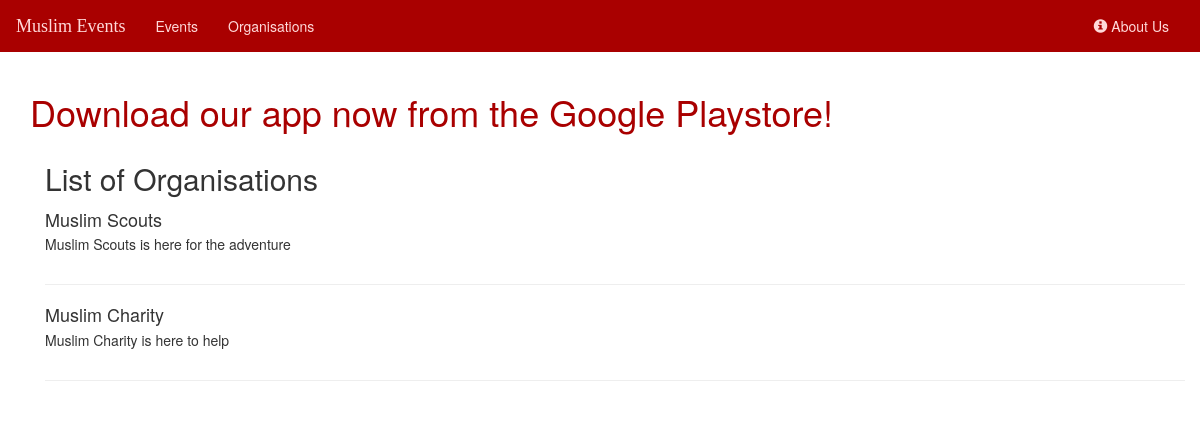
The app's page /orgs with its own data.
### home/models.py (models this page shows, shortened)
class Organisation(models.Model):
    name = models.CharField(max_length=100)
    description = models.CharField(max_length=1000)
    facebook = models.URLField(max_length=200, blank=True)
    twitter = models.URLField(max_length=200, blank=True)
    instagram = models.URLField(max_length=200, blank=True)
    email = models.EmailField(max_length=200, blank=True)
    website = models.URLField(max_length=200, blank=True)

### home/views.py (the view)
# urls.py: url(r'^orgs$', views.organisations, name='organisations'),
def organisations(request):
    all_orgs = Organisation.objects.all()
    all_events = Event.objects.all()
    context = {
        'all_orgs': all_orgs,
        'all_events': all_events,
    }
    return render(request, 'home/organisations.html', context)

### home/templates/home/organisations.html
{% extends 'home/base.html' %}
{% block body %}
<div class="container">
        <h2>List of Organisations</h2>
            {% if all_events %}
                <div class="media">
                    {%  for organisation in all_orgs %}
                        <div class="media-body">
                            <h4 class="media-heading">{{ organisation.name }}</h4>
                            <p>{{ organisation.description }}</p>
                        </div>
                        <hr>
                    {% endfor %}
                </div>
            {% else %}
         <h3>No organisations available</h3>
        {% endif %}
    </div>
{% endblock %}

### records on screen
Organisation: name "Muslim Scouts", description "Muslim Scouts is here for the adventure"
Organisation: name "Muslim Charity", description "Muslim Charity is here to help"
